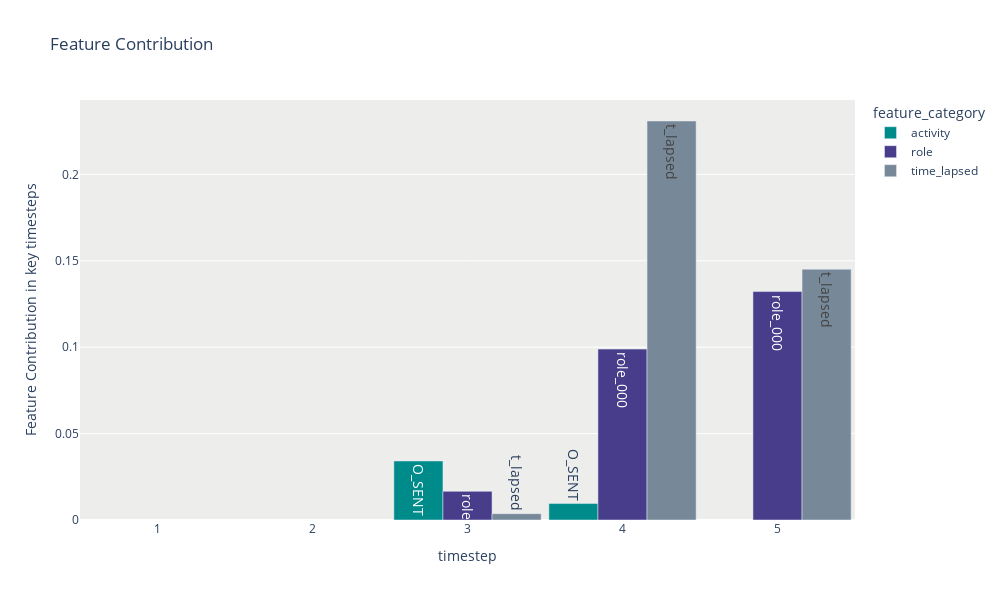

Notebook source saved alongside this figure:
### Markdown cell above
###### Global Explanations

### Code cell
explain_global(output_with_attention,x_test,y_test,index_ac, index_rl,3,prediction=3)

### Figure 1 — Plotly figure (JSON) as saved in the notebook; plotly's stock layout.template omitted (floating-point values rounded to 4 significant figures)
{"data": [{"alignmentgroup": "True", "hovertemplate": "feature_category=activity<br>timestep=%{x}<br>Feature Contribution in key timesteps=%{y}<br>feature=%{text}<extra></extra>", "legendgroup": "activity", "marker": {"color": "darkcyan", "pattern": {"shape": ""}}, "name": "activity", "offsetgroup": "activity", "orientation": "v", "showlegend": true, "text": ["none", "O_SENT", "O_SENT", "none", "none"], "textangle": 90, "textfont": {"size": 14}, "textposition": "auto", "type": "bar", "x": [5, 4, 3, 2, 1], "xaxis": "x", "y": [null, 0.009511, 0.03414, null, null], "yaxis": "y"}, {"alignmentgroup": "True", "hovertemplate": "feature_category=role<br>timestep=%{x}<br>Feature Contribution in key timesteps=%{y}<br>feature=%{text}<extra></extra>", "legendgroup": "role", "marker": {"color": "darkslateblue", "pattern": {"shape": ""}}, "name": "role", "offsetgroup": "role", "orientation": "v", "showlegend": true, "text": ["role_000", "role_000", "role_000", "none", "none"], "textangle": 90, "textfont": {"size": 14}, "textposition": "auto", "type": "bar", "x": [5, 4, 3, 2, 1], "xaxis": "x", "y": [0.1322, 0.09887, 0.01658, null, null], "yaxis": "y"}, {"alignmentgroup": "True", "hovertemplate": "feature_category=time_lapsed<br>timestep=%{x}<br>Feature Contribution in key timesteps=%{y}<br>feature=%{text}<extra></extra>", "legendgroup": "time_lapsed", "marker": {"color": "lightslategray", "pattern": {"shape": ""}}, "name": "time_lapsed", "offsetgroup": "time_lapsed", "orientation": "v", "showlegend": true, "text": ["t_lapsed", "t_lapsed", "t_lapsed", "t_lapsed", "t_lapsed"], "textangle": 90, "textfont": {"size": 14}, "textposition": "auto", "type": "bar", "x": [5, 4, 3, 2, 1], "xaxis": "x", "y": [0.1451, 0.2309, 0.003657, null, null], "yaxis": "y"}], "layout": {"bargap": 0.05, "barmode": "group", "height": 600, "legend": {"title": {"text": "feature_category"}, "tracegroupgap": 0}, "plot_bgcolor": "rgb(237,237,235)", "title": {"text": "Feature Contribution"}, "uniformtext": {"minsize": 14, "mode": "show"}, "width": 1000, "xaxis": {"anchor": "y", "domain": [0, 1], "title": {"text": "timestep"}}, "yaxis": {"anchor": "x", "domain": [0, 1], "title": {"text": "Feature Contribution in key timesteps"}}}}
